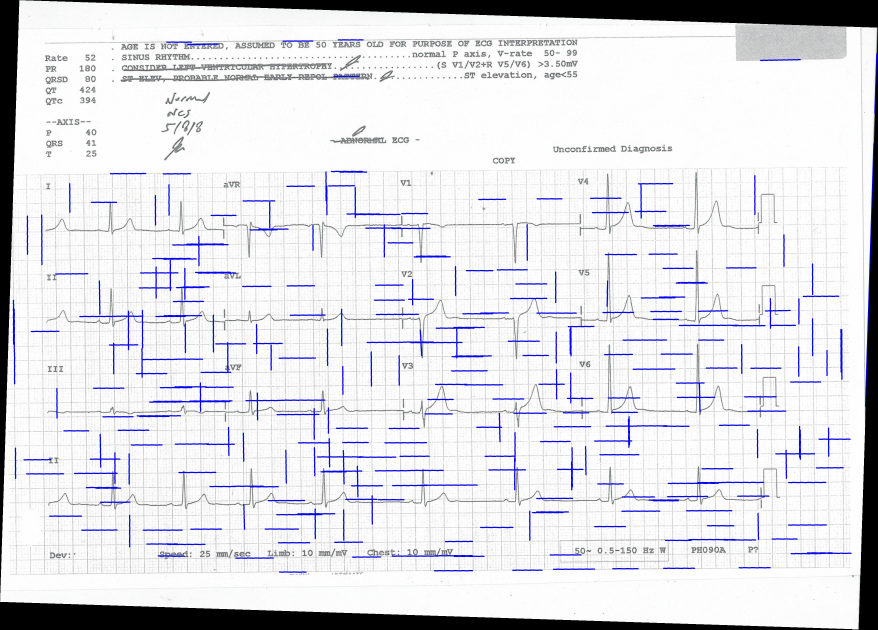
#> input picture rotated.jpg, 3512 x 2518 px (shown at 1/4 size)
$ python -i rootate_functions.py   (imports and definitions only)   (older library calls are emulated)
#> lines starting #> are read from the running program, lines starting #| are printed output that depends on the picture; after the words box and inside, x2 and y2 are one past the last pixel; in counts of white or black regions, pixels touching at a corner belong together
import pytesseract
from scipy import ndimage
import numpy as np
from PIL import Image
import math
import cv2

# [163 lines left out: functions detect_optics, canny_houge_rotation, find_sudoku, not called in this run]


def cca_analisys (img: str):
    # Loading the image
#> called with img = 'rotated.jpg'
    img = cv2.imread(img)
#> img is the input picture: shape (2518, 3512, 3); mean B, G, R 229.2, 223.8, 223.6

    # preprocess the image
    gray_img = cv2.cvtColor(img,
                            cv2.COLOR_BGR2GRAY)
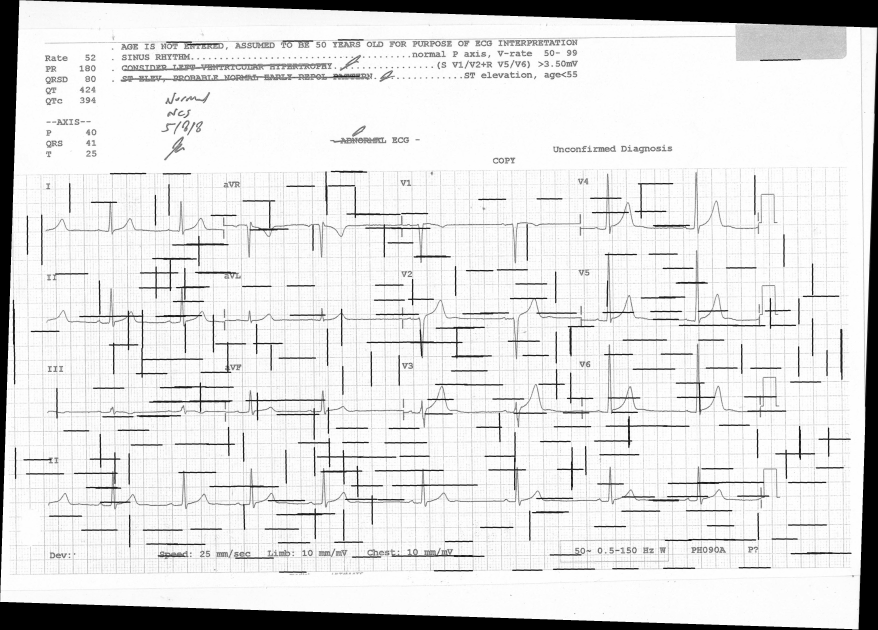
#> gray_img: shape (2518, 3512) (shown at 1/4 size); min 0, max 255, mean 224.3

    # Applying 7x7 Gaussian Blur
    blurred = cv2.GaussianBlur(gray_img, (7, 7), 0)

    # Applying threshold
    threshold = cv2.threshold(blurred, 0, 255,
                              cv2.THRESH_BINARY_INV | cv2.THRESH_OTSU)[1]
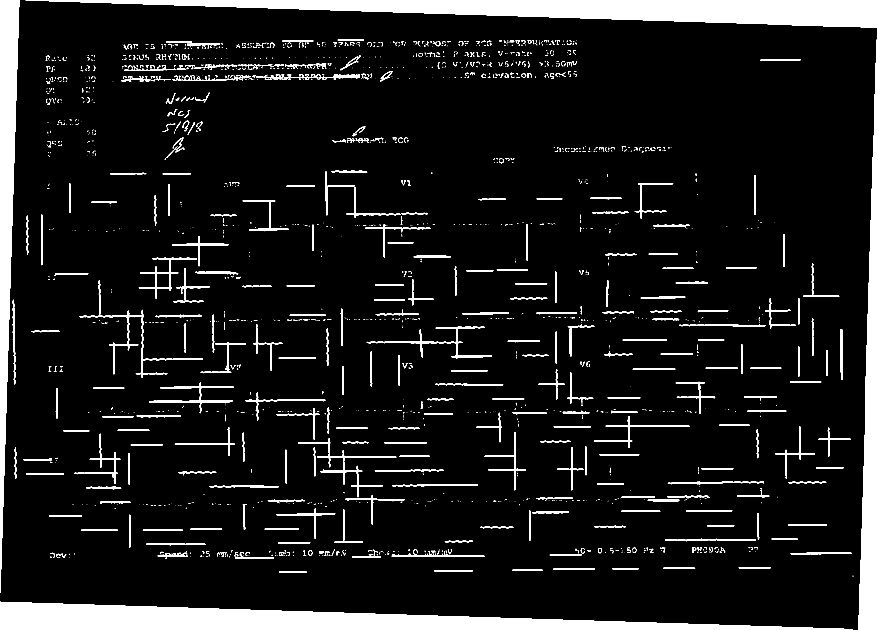
#> threshold: shape (2518, 3512) (shown at 1/4 size); 9.2% white; 1801 white regions (1189 under 20 px), largest, box (x1, y1, x2, y2) and area: (103, 0, 3512, 2518) 290489, (0, 2407, 3409, 2518) 191041, (0, 0, 78, 2372) 93626

    # Apply the Component analysis function
    analysis = cv2.connectedComponentsWithStats(threshold,
                                                4,
                                                cv2.CV_32S)
    (totalLabels, label_ids, values, centroid) = analysis
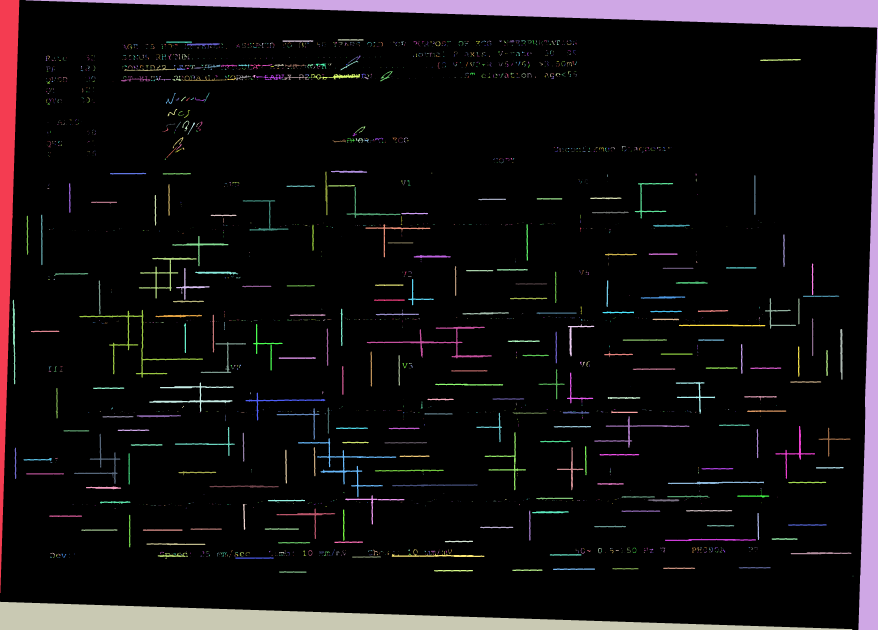
#> label_ids: shape (2518, 3512) int32 (shown at 1/4 size); 1802 distinct labels, from 0 to 1801; one colour per label, 0 black
#> totalLabels = 1802; values = 1802 rows, first 6: [0, 0, 3509, 2518, 8027392], [0, 0, 78, 2372, 93626], [103, 0, 3409, 2518, 290489], [1351, 157, 104, 6, 498], [1130, 161, 123, 7, 599], [2227, 161, 12, 19, 75]; centroid = 1802 pairs, first value 25.32 to 3411.5, second value 159.1 to 2480.6

    # Initialize a new image to
    # store all the output components
    output = np.zeros(gray_img.shape, dtype="uint8")

    # Loop through each component
    for i in range(1, totalLabels):

        # Area of the component
        area = values[i, cv2.CC_STAT_AREA]

        if (area > 140) and (area < 400):
            # Create a new image for bounding boxes
            new_img = img.copy()

            # Now extract the coordinate points
            x1 = values[i, cv2.CC_STAT_LEFT]
            y1 = values[i, cv2.CC_STAT_TOP]
            w = values[i, cv2.CC_STAT_WIDTH]
            h = values[i, cv2.CC_STAT_HEIGHT]

            # Coordinate of the bounding box
            pt1 = (x1, y1)
            pt2 = (x1 + w, y1 + h)
            (X, Y) = centroid[i]

            # Bounding boxes for each component
            cv2.rectangle(new_img, pt1, pt2,
                          (0, 255, 0), 3)
            cv2.circle(new_img, (int(X),
                                 int(Y)),
                       4, (0, 0, 255), -1)

            # Create a new array to show individual component
            component = np.zeros(gray_img.shape, dtype="uint8")
            componentMask = (label_ids == i).astype("uint8") * 255

            # Apply the mask using the bitwise operator
            component = cv2.bitwise_or(component, componentMask)
            output = cv2.bitwise_or(output, componentMask)

            # Show the final images
            cv2.namedWindow("image", cv2.WINDOW_NORMAL)
            cv2.imshow("image", new_img)
            key = cv2.waitKey(0)

            cv2.namedWindow("Individual Component", cv2.WINDOW_NORMAL)
            cv2.imshow("Individual Component", component)

            cv2.namedWindow("Filtered Components", cv2.WINDOW_NORMAL)
            cv2.imshow("Filtered Components", output)
#> this loop made 1801 passes; (key Esc is pressed on pass 348)
#> (area, x1, y1, w, h, pt2, X, Y) on passes 348, 384, 393, 395, 397, 404, 405, 406, 414, 536, 540, 549: (253, 1362, 244, 71, 37, (1433, 281), 1394.9, 261.3), (286, 1263, 254, 42, 21, (1305, 275), 1286.4, 260.4), (252, 1001, 257, 44, 20, (1045, 277), 1022.4, 264.2), (177, 1097, 256, 39, 13, (1136, 269), 1116.7, 260.6), (144, 1229, 256, 24, 18, (1253, 274), 1240.3, 262.2), (369, 818, 259, 64, 15, (882, 274), 851.5, 265), (343, 884, 259, 65, 16, (949, 275), 914.7, 262.7), (200, 954, 258, 44, 14, (998, 272), 976.8, 261.2), (257, 707, 260, 34, 20, (741, 280), 722.9, 273.1), (399, 944, 300, 60, 21, (1004, 321), 968.4, 309.5), (241, 688, 303, 38, 20, (726, 323), 709, 314.5), (160, 909, 302, 35, 19, (944, 321), 928.3, 315.1)
#> area on passes 1, 2, 3, 4, 5, 8: 93626, 290489, 498, 599, 75, 40
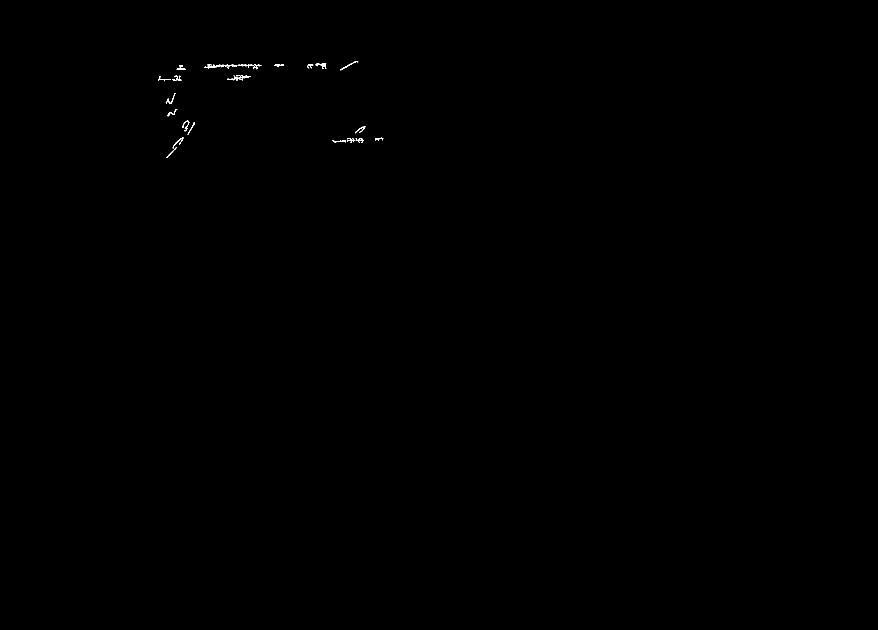
#> output: shape (2518, 3512) (shown at 1/4 size); 0.06% white; 24 white regions, largest, box (x1, y1, x2, y2) and area: (944, 300, 1004, 321) 399, (818, 259, 882, 274) 369, (884, 259, 949, 275) 343

    cv2.destroyAllWindows()


# [45 lines left out: function test, not called in this run]

>>> result = cca_analisys('rotated.jpg')
